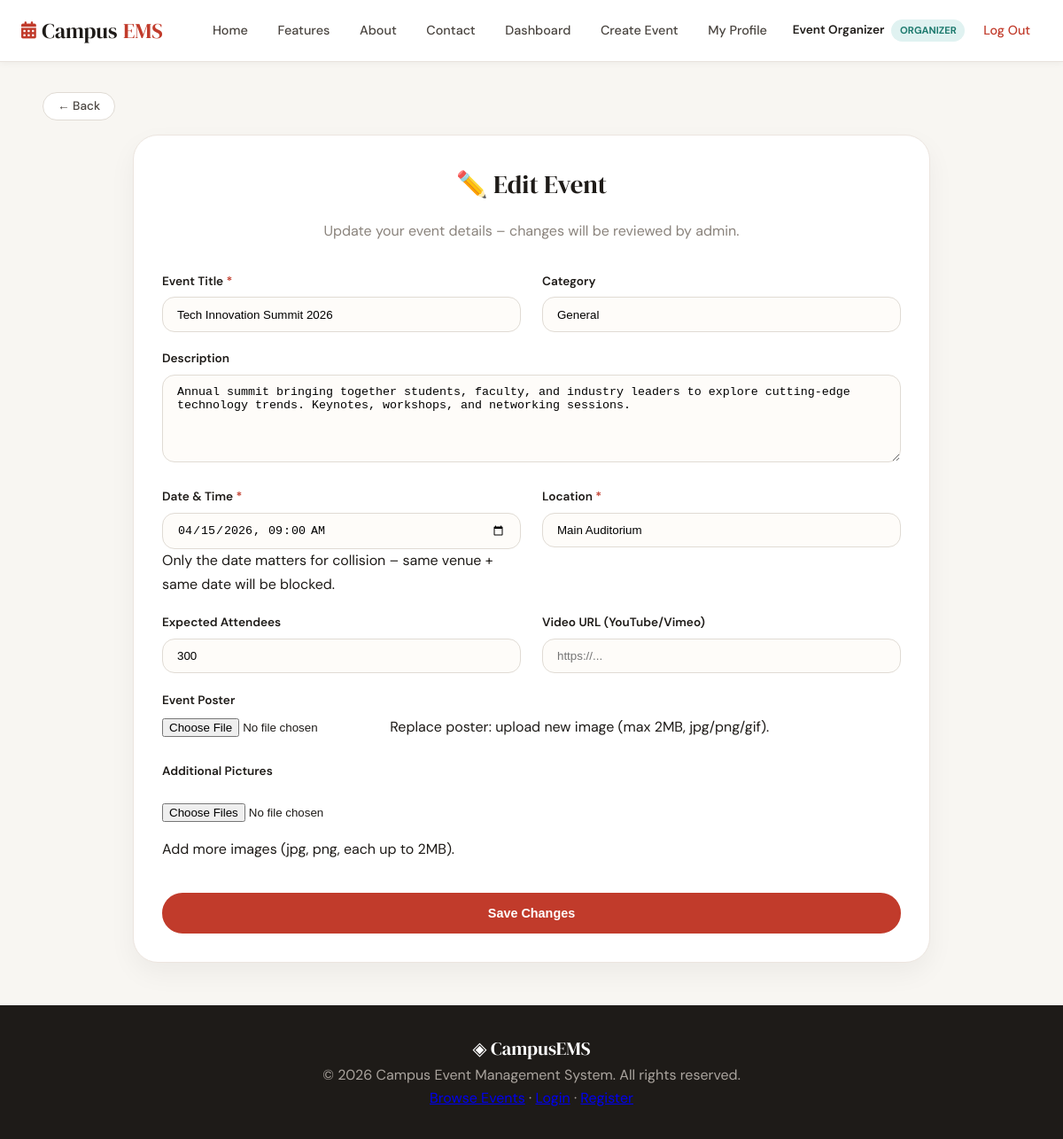
/organizer/edit_event.php?id=1 (signed in), run on the app's committed database.
### tables this page shows
CREATE TABLE `events` (
  `id` int(11) NOT NULL,
  `title` varchar(200) NOT NULL,
  `description` text NOT NULL,
  `event_date` datetime NOT NULL,
  `venue` varchar(200) NOT NULL,
  `capacity` int(11) NOT NULL DEFAULT '100',
  `created_by` int(11) NOT NULL,
  `created_at` datetime NOT NULL DEFAULT CURRENT_TIMESTAMP,
  `deleted_at` datetime DEFAULT NULL,
  `rejection_reason` text,
  `status` enum('pending','approved','rejected') DEFAULT 'pending',
  `poster_image` varchar(255) DEFAULT NULL,
  `video_url` varchar(255) DEFAULT NULL,
  `video_file` varchar(255) DEFAULT NULL,
  `category` varchar(50) DEFAULT 'General'
);

### organizer/edit_event.php (the view, shortened to what this page needs)
<?php
require_once __DIR__ . '/../auth/auth.php';
$id = (int)($_GET['id'] ?? 0);
$uid = current_user_id();
$conn = db_connect();
$stmt = $conn->prepare("SELECT * FROM events WHERE id = ? AND created_by = ? AND deleted_at IS NULL");
$stmt->bind_param('ii', $id, $uid);
$stmt->execute();
$event = $stmt->get_result()->fetch_assoc();
require_once __DIR__ . '/../includes/header.php';
?>
<div class="container" style="padding-top: 1rem;">
    <div class="nav-button-wrapper">
    </div>
    <div class="form-card" style="max-width: 900px; margin: 0 auto; padding: 2rem; background: white; border-radius: 28px; box-shadow: 0 12px 30px rgba(0,0,0,0.05);">
        <h2 class="form-title" style="text-align: center; margin-bottom: 1rem;">✏️ Edit Event</h2>
        <p class="text-muted text-center" style="margin-bottom: 2rem;">Update your event details – changes will be reviewed by admin.</p>
        <form method="POST" enctype="multipart/form-data" id="editEventForm">
            <div style="display: grid; grid-template-columns: 1fr 1fr; gap: 1.5rem;">
                <div class="form-group">
                    <label class="form-label">Event Title <span style="color:#c13b2b;">*</span></label>
                    <input type="text" name="title" class="form-control" value="<?= e($event['title']) ?>" required>
                </div>
                <div class="form-group">
                    <label class="form-label">Category</label>
                    <input type="text" name="category" class="form-control" value="<?= e($event['category']) ?>" placeholder="e.g., Conference, Workshop">
                </div>
            </div>
            <div class="form-group">
                <label class="form-label">Description</label>
                <textarea name="description" class="form-control" rows="5"><?= e($event['description']) ?></textarea>
            </div>
            <div style="display: grid; grid-template-columns: 1fr 1fr; gap: 1.5rem;">
                <div class="form-group">
                    <label class="form-label">Date & Time <span style="color:#c13b2b;">*</span></label>
                    <input type="datetime-local" name="event_date" class="form-control" value="<?= date('Y-m-d\TH:i', strtotime($event['event_date'])) ?>" required>
                    <span class="form-hint">Only the date matters for collision – same venue + same date will be blocked.</span>
                </div>
                <div class="form-group">
                    <label class="form-label">Location <span style="color:#c13b2b;">*</span></label>
                    <input type="text" name="venue" class="form-control" value="<?= e($event['venue']) ?>" required>
                </div>
            </div>
            <div style="display: grid; grid-template-columns: 1fr 1fr; gap: 1.5rem;">
                <div class="form-group">
                    <label class="form-label">Expected Attendees</label>
                    <input type="number" name="capacity" class="form-control" value="<?= (int)$event['capacity'] ?>" min="0">
                </div>
                <div class="form-group">
                    <label class="form-label">Video URL (YouTube/Vimeo)</label>
                    <input type="url" name="video_url" class="form-control" value="<?= e($event['video_url']) ?>" placeholder="https://...">
                </div>
            </div>
            <div class="form-group">
                <label class="form-label">Event Poster</label>
                <input type="file" name="poster" id="posterInput" accept="image/*" style="margin-bottom: 0.5rem;">
                <span class="form-hint">Replace poster: upload new image (max 2MB, jpg/png/gif).</span>
            </div>
            <div class="form-group">
                <label class="form-label">Additional Pictures</label>
                <input type="file" name="additional_images[]" id="additionalImages" accept="image/*" multiple style="margin-bottom: 0.5rem;">
                <span class="form-hint">Add more images (jpg, png, each up to 2MB).</span>
            </div>
            <button type="submit" class="btn btn-primary btn-full" style="margin-top: 1rem; padding: 0.8rem;">Save Changes</button>
        </form>
    </div>
</div>
<?php require_once __DIR__ . '/../includes/footer.php'; ?>

### includes/header.php (style rules this page uses)
* { margin:0; padding:0; box-sizing:border-box; }
body { font-family:'DM Sans',sans-serif; background:#f8f6f2; color:#1e1b18; line-height:1.65; min-height:100vh; display:flex; flex-direction:column; }
h1,h2,h3,h4 { font-family:'DM Serif Display',Georgia,serif; font-weight:500; }
.container { max-width:1240px; margin:0 auto; padding:0 1.5rem; }
.btn { display:inline-flex; align-items:center; gap:0.5rem; padding:0.6rem 1.3rem; border-radius:40px; font-weight:600; font-size:0.9rem; border:2px solid transparent; cursor:pointer; text-decoration:none; }
.btn-primary { background:#c13b2b; color:white; border-color:#c13b2b; }
.form-card { background:white; border:1px solid #ece5df; border-radius:24px; padding:2rem; max-width:520px; margin:0 auto; }
.form-title { font-family:'DM Serif Display',serif; font-size:1.8rem; text-align:center; margin-bottom:1.5rem; }
.form-group { margin-bottom:1.2rem; }
.form-label { display:block; font-weight:600; font-size:0.85rem; margin-bottom:0.4rem; }
.form-control { width:100%; padding:0.7rem 1rem; border:1.5px solid #e0dbd4; border-radius:14px; background:#fefcf9; }
.text-muted { color:#8a837c; }
.text-center { text-align:center; }
.btn-full { width:100%; justify-content:center; }
html { scroll-behavior: smooth; }

### data on the page
events: title "Tech Innovation Summit 2026", category "General", description "Annual summit bringing together students, faculty, and industry leaders to explore cutting-edge technology trends. Keynotes, workshops, and networking sessions.", event_date "04/15/2026 09:00", venue "Main Auditorium", capacity "300"

### other printed values
current_user_name() "Event Organizer"
current_role() "ORGANIZER"
